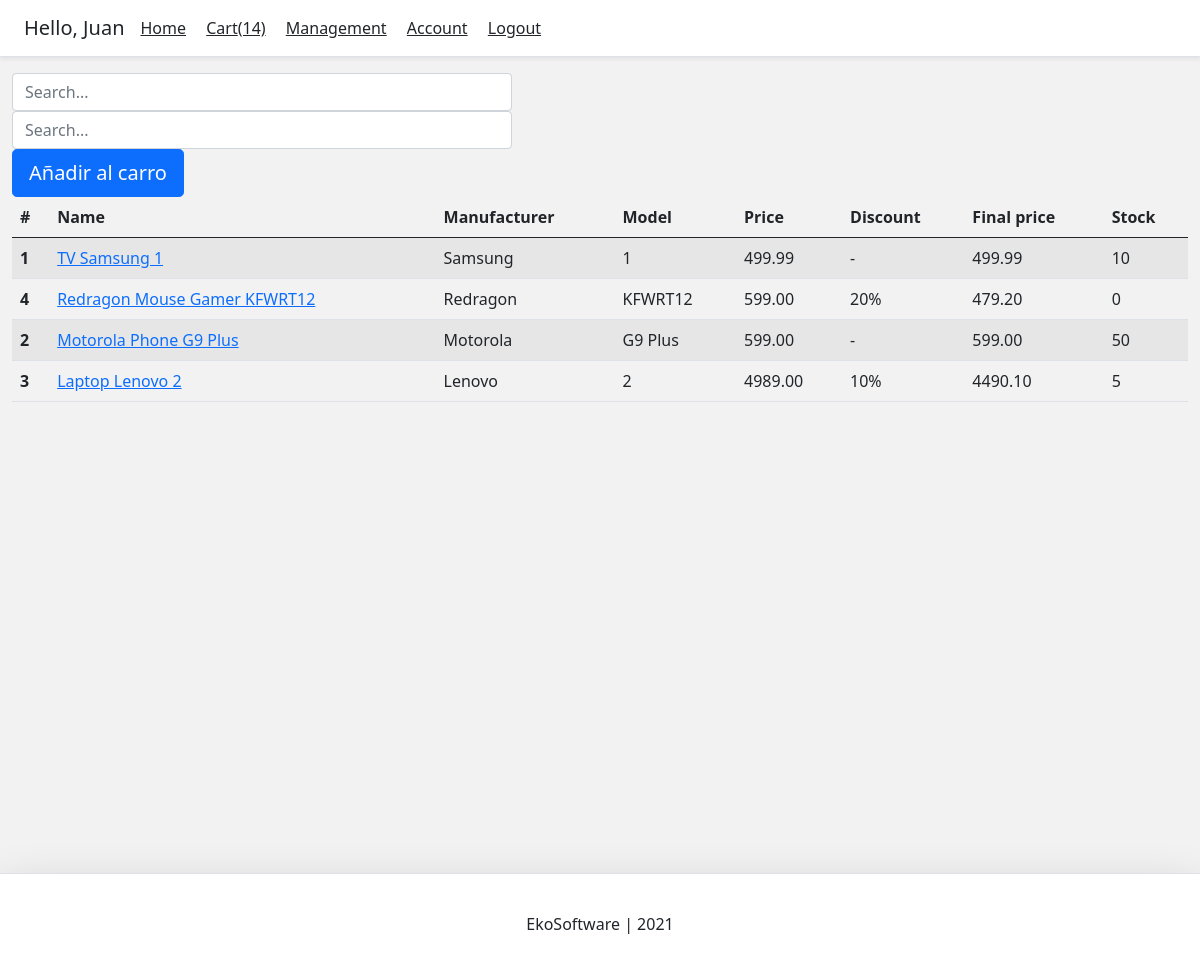
The page / (signed in) on the database its author committed.
### account/models.py (models this page shows, shortened)
class Account(AbstractBaseUser):
    email = models.EmailField(verbose_name="email", max_length=60, unique=True)
    username = models.CharField(
        verbose_name="username", max_length=30, unique=True)
    date_joined = models.DateTimeField(
        verbose_name="date joined", auto_now_add=True)
    last_login = models.DateTimeField(verbose_name="last login", auto_now=True)
    is_admin = models.BooleanField(default=False)
    is_active = models.BooleanField(default=True)
    is_staff = models.BooleanField(default=False)
    is_superuser = models.BooleanField(default=False)
    is_manager = models.BooleanField(default=False)
    first_name = models.CharField(max_length=80)
    last_name = models.CharField(max_length=80)
    USERNAME_FIELD = 'email'
    REQUIRED_FIELDS = ['username']
    objects = MyAccountManager()

### product/models.py (models this page shows, shortened)
class Product(models.Model):
    name = models.CharField(max_length=120)
    manufacturer = models.CharField(max_length=80)
    category = models.CharField(max_length=40, choices=categories)
    model = models.CharField(max_length=80, null=True)
    price = models.DecimalField(max_digits=100, decimal_places=2)
    specifications = models.TextField(blank=True, null=True)
    stock = models.IntegerField()
    discount = models.IntegerField(null=True)
    date_updated = models.DateTimeField(
        auto_now=True,
        verbose_name="date updated"
    )
    last_editor = models.ForeignKey(
        settings.AUTH_USER_MODEL,
        on_delete=models.PROTECT
    )
    slug = models.SlugField(blank=True, unique=True)
    class Meta:
        verbose_name = "Product"
        verbose_name_plural = "Products"
    def get_total_price(self):
        discount = self.discount if self.discount else 0
        discount_amount = self.price * discount / 100
        stringified = str(Decimal(self.price) - Decimal(discount_amount))
        end_index = stringified.index(".")+3
        return stringified[:end_index] if "." in stringified else stringified

### product/views.py (the view)
# urls.py: path('', get_all_products_view, name='home'),
def get_all_products_view(request, slug=None):
    template_name = 'product/list_products.html'
    context = {}
    user = request.user
    if not user.is_authenticated:
        return redirect('must_authenticate')
    query = ""
    tuery = ""
    count = 0
    if request.GET:
        query = request.GET.get('q', '')
        tuery = request.GET.get('t', '')
        context['query'] = str(query)
        context['tuery'] = str(tuery)
        count = int(request.GET.get('s', ''))
    count += 1
    context['count'] = str(count)
    products = sorted(
        get_product_queryset(query), key=attrgetter('name'), reverse=True
    )
    context['products'] = products
    return render(request, template_name, context)

### carts/models.py (called while the page is built)
    def get_absolute_url(self):
        return reverse("carts:cart-detail", kwargs={"id": self.id})

### mysite/context_processors.py (called while the page is built)
def cart_processor(request):
    if request.user.is_authenticated:
        cart = Cart.objects.get(account=request.user)
        no_products = 0
        for product in cart.products.all():
            products_in_cart = CartItem.objects.get(
                cart=cart,
                product=product
            ).quantity
            no_products += products_in_cart
        str_no_products = f'({no_products})'
    return {
        'cart_items': str_no_products,
        'cart_url': cart.get_absolute_url()
    }

### product/views.py (called while the page is built)
def get_product_queryset(query=None):
    queryset_result = []
    queries = query.split(" ")  # python install 2019 = [python, install, 2019]
    for q in queries:
        products = Product.objects.filter(
            Q(name__contains=q) | Q(manufacturer__contains=q)
        ).distinct()
        for product in products:
            queryset_result.append(product)
    return list(set(queryset_result))

### product/templates/product/list_products.html (shortened to what this page needs)
{% extends 'base.html' %}
{% block content %}
<div class="container-fluid">
    <div class="search-bar">
        <form method="get">
            <input class="form-control" type="text" name="q" id="id_q" placeholder="Search..." autofocus>
            <input class="form-control" type="text" name="t" id="id_t" placeholder="Search..." autofocus>
            <button class="submit-button btn btn-lg btn-primary" name="s" id="id_s" value="{{count}}"
                stype="submit">Añadir al carro</button>
        </form>
    </div>
    <div>
        <table class="table table-striped table-hover">
            <thead>
                <tr>
                    <th scope="col">#</th>
                    <th scope="col">Name</th>
                    <th scope="col">Manufacturer</th>
                    <th scope="col">Model</th>
                    <th scope="col">Price</th>
                    <th scope="col">Discount</th>
                    <th scope="col">Final price</th>
                    <th scope="col">Stock</th>
                </tr>
            </thead>
            <tbody>
                {% for product in products %}
                {% include 'product/snippets/item_product.html' with product=product %}
                {% endfor %}
            </tbody>
        </table>
    </div>
</div>
{% endblock content %}

### templates/snippets/header.html (shortened to what this page needs)
<link href="https://cdn.jsdelivr.net/npm/bootstrap@5.0.0-beta3/dist/css/bootstrap.min.css" rel="stylesheet"
>
<div class="d-flex flex-column flex-md-row align-items-center p-3 px-md-4 mb-3 bg-white border-bottom shadow-sm">
    <h5 class="my-0 me-2 mr-md-auto font-weight-normal">
        {% if request.user.is_authenticated %}
        Hello, {{request.user.username}}
        {% endif %}
    </h5>
    <nav class="my-2 my-md-0 mr-md-3">
        {% if request.user.is_authenticated %}
        <a class="p-2 text-dark" href="{% url 'home' %}">Home</a>
        <a class="p-2 text-dark" href="{{cart_url}}">Cart{{cart_items}}</a>
        {% if request.user.is_authenticated and request.user.is_manager %}
        <a class="p-2 text-dark" href="Management">Management</a>
        {% endif %}
        <a class="p-2 text-dark" href="#">Account</a>
        <a class="p-2 text-dark" href="#">Logout</a>
        {% else %}
        <a class="p-2 text-dark" href="#">Login</a>
        <a class="btn btn-outline-primary" href="#">Register</a>
        {% endif %}
    </nav>
</div>

### product/templates/product/snippets/item_product.html
<tr>
    <th scope="row">{{product.id}}</th>
    <td><a href="{% url 'product:detail' product.slug %}">{{product.name}}</a></td>
    <td>{{product.manufacturer}}</td>
    <td>{{product.model}}</td>
    <td>{{product.price}}</td>
    {% if product.discount > 0 %}
    <td>{{product.discount}}%</td>
    {% else %}
    <td>-</td>
    {% endif %}
    <td>{{product.get_total_price}}</td>
    <td>{{product.stock}}</td>
</tr>

### templates/snippets/header.html (style rules this page uses)
@media (min-width: 768px) { html { font-size: 16px; } }
.search-bar { max-width: 500px; width: 100%; }

### templates/snippets/base_css.html (style rules this page uses)
body { background-color: #f2f2f2; }

### rows shown on the page
Account: user.username "Juan"
Product: id "1", name "TV Samsung 1", manufacturer "Samsung", model "1", price "499.99", get_total_price "499.99", stock "10"
Product: id "4", name "Redragon Mouse Gamer KFWRT12", manufacturer "Redragon", model "KFWRT12", price "599.00", discount "20", get_total_price "479.20", stock "0"
Product: id "2", name "Motorola Phone G9 Plus", manufacturer "Motorola", model "G9 Plus", price "599.00", get_total_price "599.00", stock "50"
Product: id "3", name "Laptop Lenovo 2", manufacturer "Lenovo", model "2", price "4989.00", discount "10", get_total_price "4490.10", stock "5"

### other values the page prints
{{ cart_items }} "(14)"
